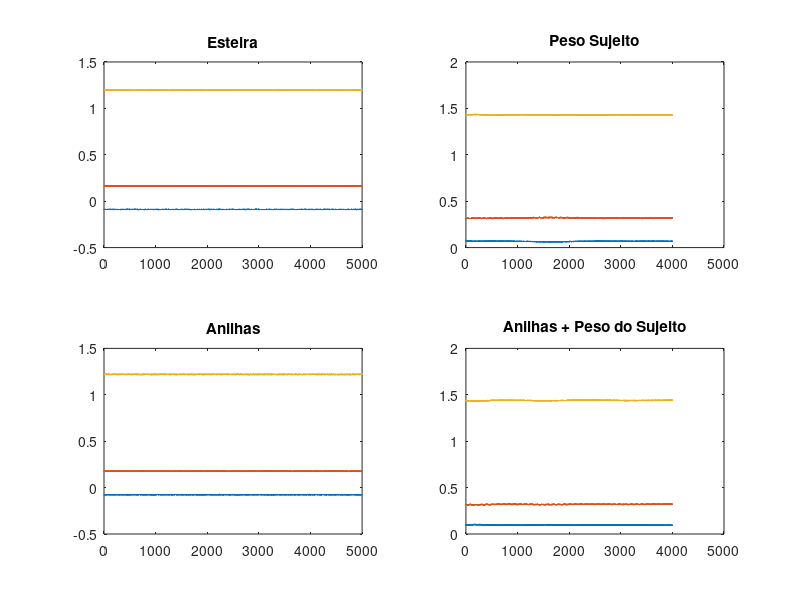
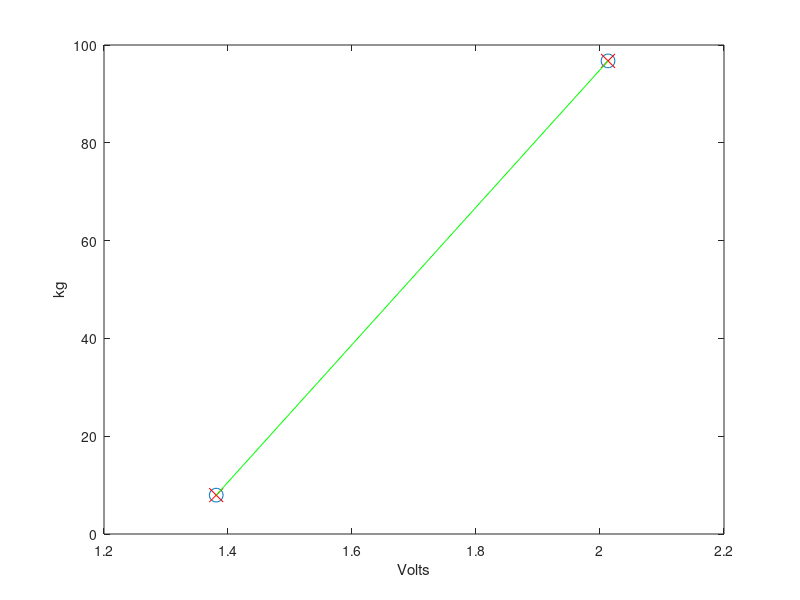

These figures' MATLAB source, in order:
% Limpando as variaveis e graficos
clear all
close all

% Valores conhecidos - constantes
mass_sujeito = 88.8; % kg ??????????
mass_anilhas = 7.95; % kg
mass_sujeito_anilhas = 96.75; % kg

% Carregando os dados
esteira = load('esteira.csv');
esteira = -1 * esteira(:,2:end);

peso_sujeito = load('peso.csv');
peso_sujeito = -1 * peso_sujeito(6000:end,2:end);

anilhas = load('anilhas.csv');
anilhas = -1 * anilhas(:,2:end);

peso_anilhas = load('pesoeanilhas.csv');
peso_anilhas = -1 * peso_anilhas(6000:end,2:end);

%corrida1 = load('corrida12kmh.csv');
%corrida1 = -1 * corrida1(:,2:end);

%corrida2 = corrida2(:,2:end);
%corrida2 = -1 * load('multicorrida12kmh.csv');


% Mostrar o grafico dos sinais
figure(1)
subplot(2, 2, 1)
plot(esteira(:,2:end))
title('Esteira')

subplot(2, 2, 2)
plot(peso_sujeito(:,2:end))
title('Peso Sujeito')

subplot(2, 2, 3)
plot(anilhas(:,2:end))
title('Anilhas')

subplot(2, 2, 4)
plot(peso_anilhas(:,2:end))
title('Anilhas + Peso do Sujeito')

%figure(2)
%subplot(2, 1, 1)
%plot(corrida1)
%title('Corrida 1')
%
%subplot(2, 1, 2)
%plot(corrida2)
%title('Corrida 2')


% tara = mean(esteira);
volts_anilhas = sum(mean(anilhas));
volts_pesoanilhas = sum(mean(peso_anilhas));


figure(3)
plot([volts_anilhas, volts_pesoanilhas], [mass_anilhas, mass_sujeito_anilhas], 'o', 'markersize', 10)
hold on
plot([volts_anilhas, volts_pesoanilhas], [mass_anilhas, mass_sujeito_anilhas], 'xr', 'markersize', 10)
plot([volts_anilhas, volts_pesoanilhas], [mass_anilhas, mass_sujeito_anilhas], 'g')
xlabel('Volts')
ylabel('kg')

%% Renomeando as variaveis para ficar mais facil a visualizacao na formula
xV1 = volts_anilhas;
xV2 = volts_pesoanilhas;
ykg1 = mass_anilhas;
ykg2 = mass_sujeito_anilhas;

%% Encontra a equacao da reta para dois pontos 
%p = polyfit([xV1, xV2], [ykg1, ykg2], 1)
%mr = p(1);
%br = p(2);

mr = (ykg2 - ykg1) / (xV2 - xV1); % coeficiente angular
br = -1 * (mr * xV1 - ykg1); % coeficiente linear

%% y = a.x + b
peso_sujeito_volts = sum(mean(peso_sujeito));
preto_kg = mr * peso_sujeito_volts + br;

disp(["Equation: Y = ",num2str(mr),".X + ",num2str(br)])
disp(["O peso do Paulo Preto eh de ", num2str(preto_kg), " kg"])
